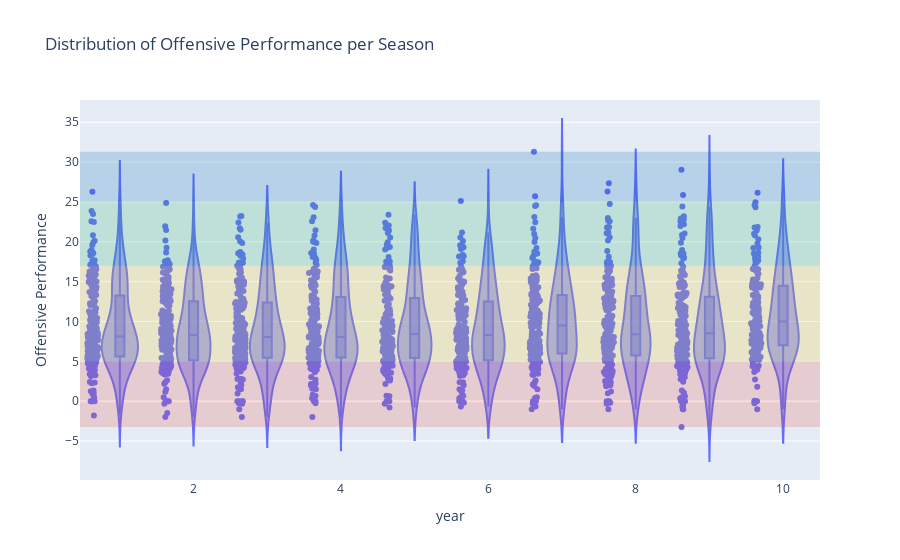
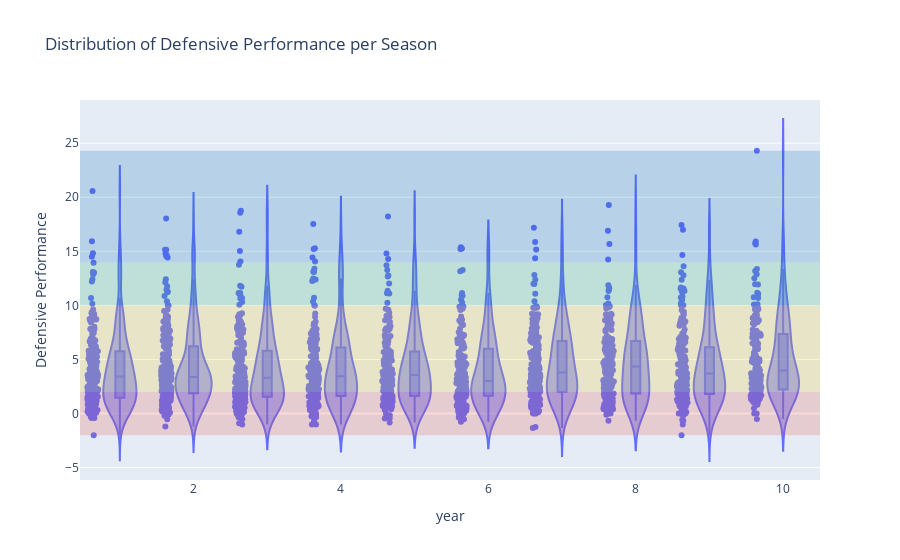

Write notebook code for charts like these, in order.
### Markdown cell above
#### Offensive and Defensive Perfomance Classification

### Code cell
ptd.off_def_players_perfomance()

### Figure 1 — Plotly figure (JSON) as saved in the notebook; plotly's stock layout.template omitted (floating-point values rounded to 4 significant figures; data arrays with more than 128 entries replaced by an {"elided": "..."} marker saying what was removed)
{"data": [{"alignmentgroup": "True", "box": {"visible": true}, "hovertemplate": "year=%{x}<br>Offensive Performance=%{y}<extra></extra>", "legendgroup": "", "marker": {"color": "#636efa"}, "name": "", "offsetgroup": "", "orientation": "v", "points": "all", "scalegroup": "True", "showlegend": false, "type": "violin", "x": {"elided": "1805 int values"}, "x0": " ", "xaxis": "x", "y": {"elided": "1805 float values"}, "y0": " ", "yaxis": "y"}], "layout": {"legend": {"tracegroupgap": 0}, "shapes": [{"fillcolor": "#e74c3c", "line": {"width": 0}, "opacity": 0.2, "type": "rect", "x0": 0, "x1": 1, "xref": "x domain", "y0": -3.25, "y1": 5, "yref": "y"}, {"fillcolor": "#f1c40f", "line": {"width": 0}, "opacity": 0.2, "type": "rect", "x0": 0, "x1": 1, "xref": "x domain", "y0": 5, "y1": 17, "yref": "y"}, {"fillcolor": "#27ae60", "line": {"width": 0}, "opacity": 0.2, "type": "rect", "x0": 0, "x1": 1, "xref": "x domain", "y0": 17, "y1": 25, "yref": "y"}, {"fillcolor": "#006ab1", "line": {"width": 0}, "opacity": 0.2, "type": "rect", "x0": 0, "x1": 1, "xref": "x domain", "y0": 25, "y1": 31.29, "yref": "y"}], "title": {"text": "Distribution of Offensive Performance per Season"}, "violinmode": "group", "xaxis": {"anchor": "y", "domain": [0, 1], "title": {"text": "year"}}, "yaxis": {"anchor": "x", "domain": [0, 1], "title": {"text": "Offensive Performance"}}}}

### Figure 2 — Plotly figure (JSON) as saved in the notebook; plotly's stock layout.template omitted (floating-point values rounded to 4 significant figures; data arrays with more than 128 entries replaced by an {"elided": "..."} marker saying what was removed)
{"data": [{"alignmentgroup": "True", "box": {"visible": true}, "hovertemplate": "year=%{x}<br>Defensive Performance=%{y}<extra></extra>", "legendgroup": "", "marker": {"color": "#636efa"}, "name": "", "offsetgroup": "", "orientation": "v", "points": "all", "scalegroup": "True", "showlegend": false, "type": "violin", "x": {"elided": "1805 int values"}, "x0": " ", "xaxis": "x", "y": {"elided": "1805 float values"}, "y0": " ", "yaxis": "y"}], "layout": {"legend": {"tracegroupgap": 0}, "shapes": [{"fillcolor": "#e74c3c", "line": {"width": 0}, "opacity": 0.2, "type": "rect", "x0": 0, "x1": 1, "xref": "x domain", "y0": -2, "y1": 2, "yref": "y"}, {"fillcolor": "#f1c40f", "line": {"width": 0}, "opacity": 0.2, "type": "rect", "x0": 0, "x1": 1, "xref": "x domain", "y0": 2, "y1": 10, "yref": "y"}, {"fillcolor": "#27ae60", "line": {"width": 0}, "opacity": 0.2, "type": "rect", "x0": 0, "x1": 1, "xref": "x domain", "y0": 10, "y1": 14, "yref": "y"}, {"fillcolor": "#006ab1", "line": {"width": 0}, "opacity": 0.2, "type": "rect", "x0": 0, "x1": 1, "xref": "x domain", "y0": 14, "y1": 24.3, "yref": "y"}], "title": {"text": "Distribution of Defensive Performance per Season"}, "violinmode": "group", "xaxis": {"anchor": "y", "domain": [0, 1], "title": {"text": "year"}}, "yaxis": {"anchor": "x", "domain": [0, 1], "title": {"text": "Defensive Performance"}}}}
